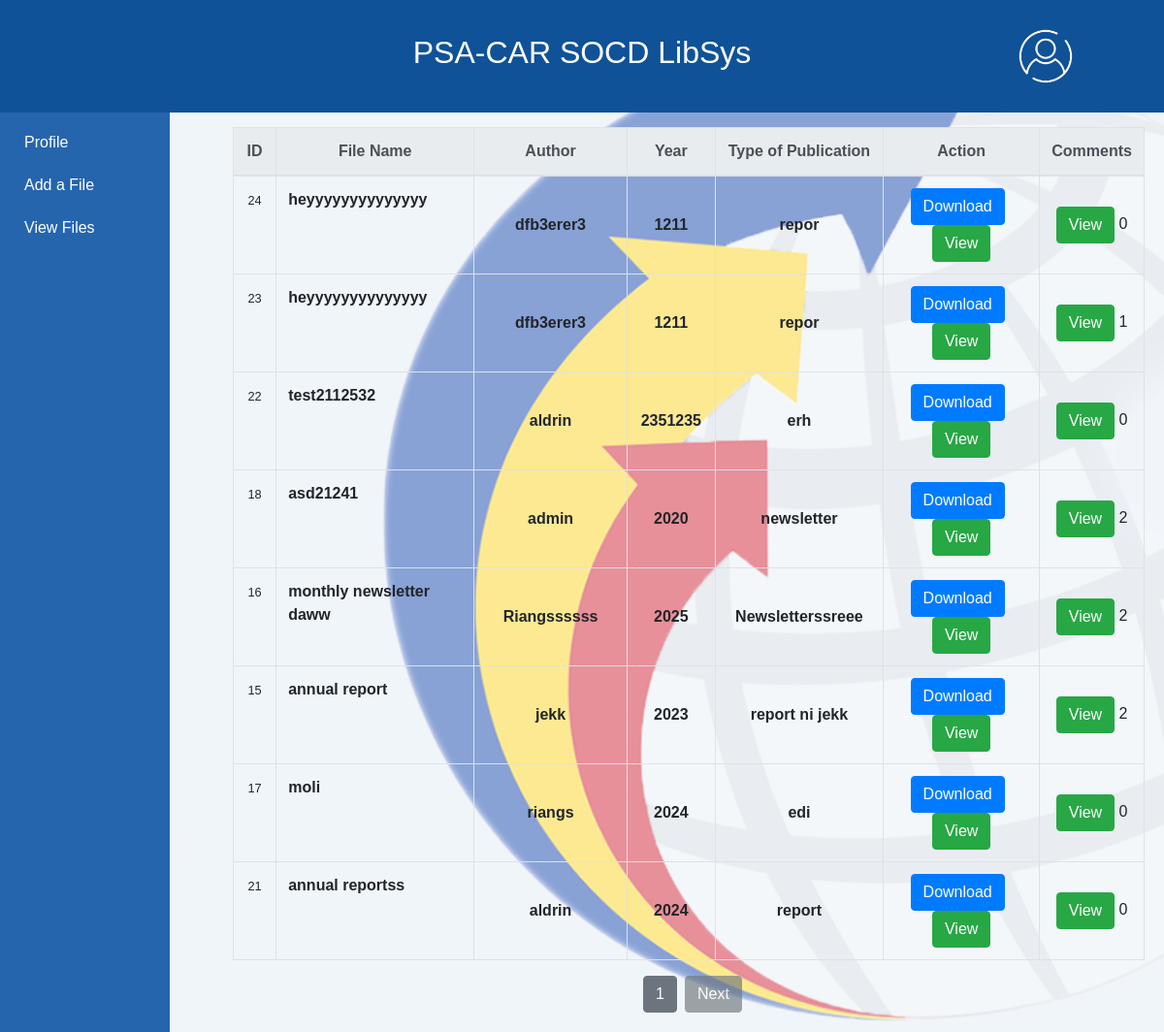
/employee/book_list.php (signed in), run on the app's committed database.
### tables this page shows
CREATE TABLE `Files` (
  `bid` int(100) NOT NULL,
  `name` varchar(100) NOT NULL,
  `author` varchar(100) NOT NULL,
  `year` varchar(100) NOT NULL,
  `type_of_publication` varchar(100) NOT NULL,
  `files` varchar(255) NOT NULL,
  `updated_at` timestamp NOT NULL DEFAULT current_timestamp() ON UPDATE current_timestamp()
);

### employee/book_list.php (the view, shortened to what this page needs)
<?php
$servername = "localhost";
$username = "root";
$password = "";
$database = "file_inventory";
$conn = mysqli_connect($servername, $username, $password, $database);
?>
<!DOCTYPE html>
<html lang="en">
<head>
    <link rel="stylesheet" href="https://maxcdn.bootstrapcdn.com/bootstrap/4.5.2/css/bootstrap.min.css">
    <link rel="stylesheet" href="book_list.css">
</head>
<body>
<div id="background-container"></div>
    <div id="topbar">
        <h2>PSA-CAR SOCD LibSys</h2>
        <div class="dropdown">
            <img src="../ICON-4.png" alt="Dropdown Icon" width="68" height="68">
        </div>
    </div>
    <div id="sidebar">
        <div id="sidebar-content">
            <ul>
                <li><a href="#" class="sidebar-link">Profile</a></li>
                <li><a href="add_book.php" class="sidebar-link" >Add a File</a></li>
                <li><a href="book_list.php" class="sidebar-link" >View Files</a></li>
            </ul>
        </div>
    </div>
    <div id="content">
    <h2>List of Files</h2>
    <?php
    $limit = 20;
    $page = isset($_GET['page']) ? $_GET['page'] : 1;
    $offset = ($page - 1) * $limit;
    $sql = "SELECT * FROM `Files` ORDER BY `updated_at` DESC LIMIT $offset, $limit";
    $res = mysqli_query($conn, $sql);
    echo "<div class='table-responsive'>";
    echo "<table class='table table-bordered table-hover'>";
    echo "<thead class='thead-light'>";
    echo "<tr>";
    echo "<th style='width: 5%; font-weight: bold; text-align: center;'>ID</th>";
    echo "<th style='width: 25%; font-weight: bold; text-align: center;'>File Name</th>";
    echo "<th style='width: 20%; font-weight: bold; text-align: center;'>Author</th>";
    echo "<th style='width: 10%; font-weight: bold; text-align: center;'>Year</th>";
    echo "<th style='width: 20%; font-weight: bold; text-align: center;'>Type of Publication</th>";
    echo "<th style='width: 20%; font-weight: bold; text-align: center;'>Action</th>";
    echo "<th style='width: 20%; font-weight: bold; text-align: center;'>Comments</th>";
    echo "</tr>";
    echo "</thead>";
    echo "<tbody>";
    while ($row = mysqli_fetch_assoc($res)) {
        echo "<tr>";
        echo "<td class='text-center'><b class='small'>" . $row['bid'] . "</b></td>";
        echo "<td class='filename'><b>" . $row['name'] . "</b></td>";
        echo "<td class='text-center align-middle'><b>" . $row['author'] . "</b></td>";
        echo "<td class='text-center align-middle'><b>" . $row['year'] . "</b></td>";
        echo "<td class='text-center align-middle'><b>" . $row['type_of_publication'] . "</b></td>";
        echo "<td class='text-center align-middle'>";
        echo "<a href='download.php?id=" . $row['bid'] . "' class='btn btn-primary mr-2'>Download</a>";
        echo "<a href='view.php?id=" . $row['bid'] . "' class='btn btn-success'>View</a>";
        echo "</td>";
        echo "<td class='text-center align-middle'>";
        echo "<a href='#commentModal' class='btn btn-success comment-btn' data-bid='" . $row['bid'] . "'>View</a>";
        echo " <span class='comment-count'>" . getCommentCount($row['bid']) . "</span>";
        echo "</td>";
        echo "</tr>";
    }
    echo "</tbody>";
    echo "</table>";
    echo "</div>";
    echo "<div class='text-center'>";
    $currentPage = $page;
    function getCommentCount($file_id) {
        $servername = "localhost";
        $username = "root";
        $password = "";
        $database = "file_inventory";
        $conn = mysqli_connect($servername, $username, $password, $database);
        $sql = "SELECT COUNT(*) AS comment_count FROM Comments WHERE file_id = ?";
        $stmt = $conn->prepare($sql);
        $stmt->bind_param("s", $file_id);
        $stmt->execute();
        $result = $stmt->get_result();
        $comment_count = 0;
        if ($result->num_rows > 0) {
            $row = $result->fetch_assoc();
            $comment_count = $row['comment_count'];
        }
        return $comment_count;
    }
    $nextPage = $page + 1;
    $sqlCount = "SELECT COUNT(*) AS total FROM `Files`";
    $resultCount = mysqli_query($conn, $sqlCount);
    $dataCount = mysqli_fetch_assoc($resultCount);
    $totalRows = $dataCount['total'];
    $lastPage = ceil($totalRows / $limit);
    if ($nextPage <= $lastPage) {
        echo "<a href='?page=$currentPage' class='btn btn-secondary mx-2'>$currentPage</a>";
        echo "<a href='?page=$nextPage' class='btn btn-secondary'>Next</a>";
    } else {
        echo "<a href='?page=$currentPage' class='btn btn-secondary mx-2'>$currentPage</a>";
        echo "<a href='#' class='btn btn-secondary disabled'>Next</a>";
    }
    echo "</div>";
    ?>
</div>
</body>
</html>

### employee/book_list.css (style rules this page uses)
body { margin: 0; padding: 0; font-family: Arial, sans-serif; }
@media only screen and (min-width: 768px) { #sidebar { width: 220px; position: fixed; top: 40px; bottom: 0; } }
#background-container { position: fixed; top: 0; left: 0; width: 100%; height: 100%; background-image: url('../css/BgV2.png'); background-size: cover; opacity: 0.5; z-index: -1; }
#topbar { background-color: #0f5298; color: #fff; padding: 35px; text-align: center; position: fixed; top: 0; left: 0; width: 100%; z-index: 1000; }
#topbar .dropdown { position: absolute; top: 50%; left: 87%; transform: translateY(-50%); cursor: pointer; }
#sidebar { background-color: #2565AE; color: #fff; padding: 10px; z-index: 999; width: 175px; }
#sidebar ul { list-style: none; padding: 0; margin: 0; }
#sidebar ul li { margin-bottom: 10px; }
#sidebar ul li a { color: #fff; text-decoration: none; display: block; padding: 5px 0; }
#sidebar-content { margin-top: 80px; margin-left: 15px; }
.sidebar-link { text-decoration: none; color: black; transition: transform 0.1s ease; }
#content { margin-top: 65px; margin-left: 220px; padding: 20px; display: flex; flex-direction: column; align-items: center; }
h2 { color: #fff; }
a { color: #007bff; text-decoration: none; }

### data on the page
files: bid "24", name "heyyyyyyyyyyyyyy", author "dfb3erer3", year "1211", type_of_publication "repor", bid "0"
files: bid "23", name "heyyyyyyyyyyyyyy", author "dfb3erer3", year "1211", type_of_publication "repor", bid "1"
files: bid "22", name "test2112532", author "aldrin", year "2351235", type_of_publication "erh", bid "0"
files: bid "18", name "asd21241", author "admin", year "2020", type_of_publication "newsletter", bid "2"
files: bid "16", name "monthly newsletter daww", author "Riangssssss", year "2025", type_of_publication "Newsletterssreee", bid "2"
files: bid "15", name "annual report", author "jekk", year "2023", type_of_publication "report ni jekk", bid "2"
files: bid "17", name "moli", author "riangs", year "2024", type_of_publication "edi", bid "0"
files: bid "21", name "annual reportss", author "aldrin", year "2024", type_of_publication "report", bid "0"

### other printed values
$currentPage "1"
